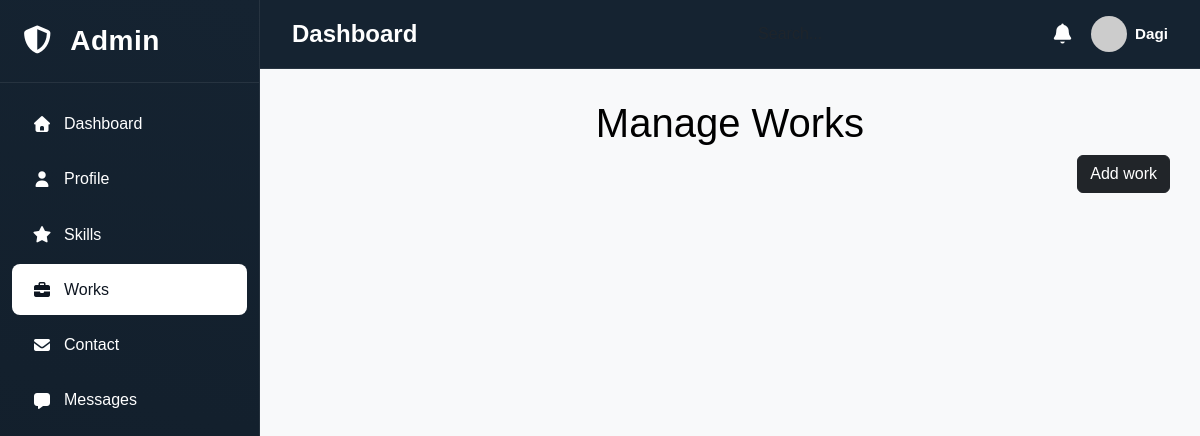
The app's page /manage/manageWorks/, older data.
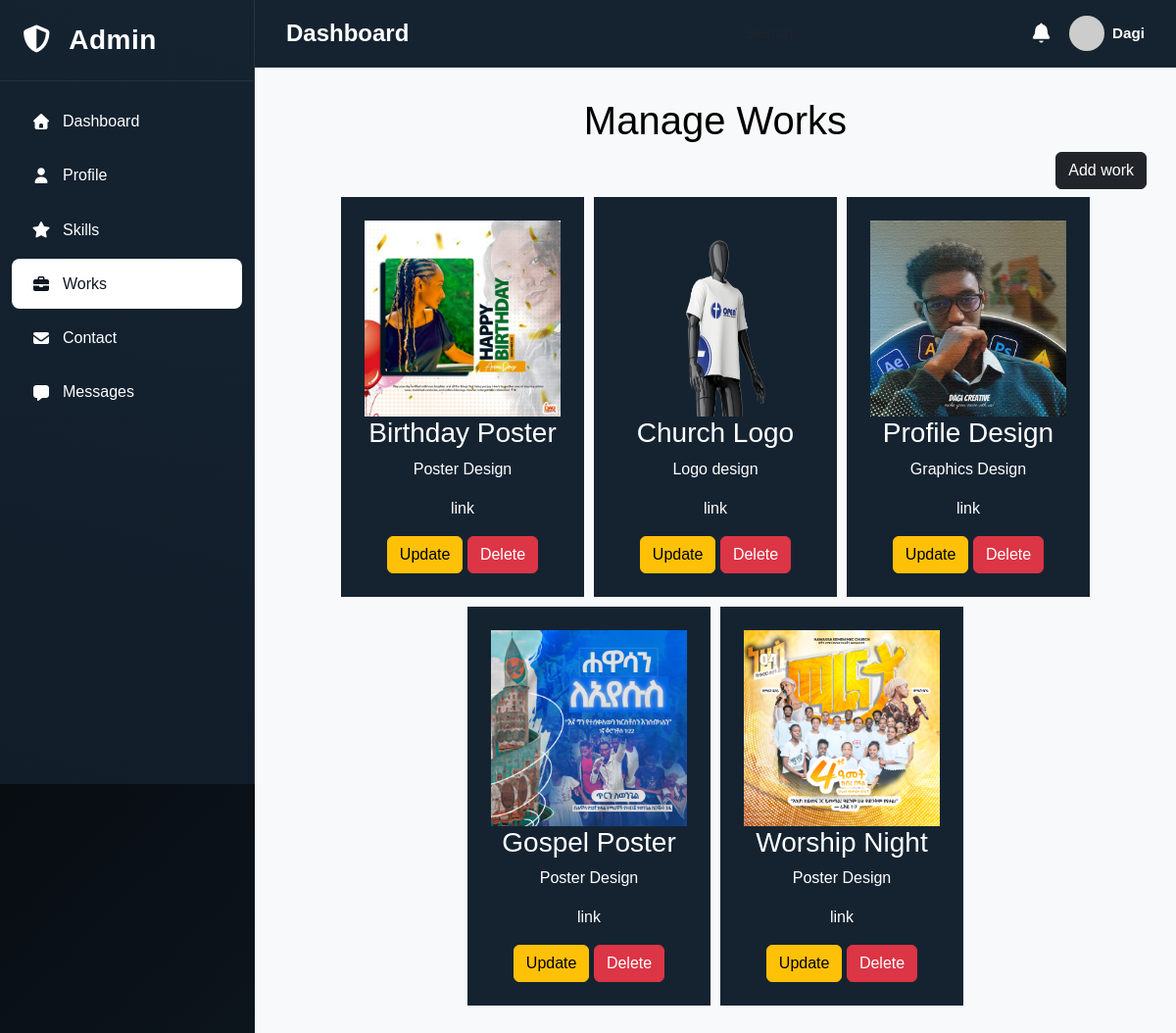
The same page, newer data.
### portfoilo_App/models.py (models this page shows, shortened)
class Works(models.Model):
    works_id = models.AutoField(primary_key=True)
    design_name = models.CharField()
    type_of_work = models.CharField()
    link = models.CharField()
    description = models.CharField()
    design_img = models.ImageField(upload_to='works/', null=True, blank=True)
    likes = models.IntegerField(default=0)

### portfoilo_App/views.py (the view)
# urls.py: path('manage/manageWorks/', views.manageWorks, name = 'manageWorks'),
def manageWorks(request):
    work = Works.objects.all()
    return render(request, 'manage/manageWorks.html', {'work' : work})

### portfoilo_App/templates/manage/manageWorks.html (shortened to what this page needs)
{% load static %}
<!doctype html>
<html lang="en">
  <head>
    <link
      rel="stylesheet"
      href="{% static 'bootstrap5.3.8/css/bootstrap.css' %}"
    />
    <link rel="stylesheet" href="{% static 'styles/style.css' %}" />
    <link
      rel="stylesheet"
      href="https://cdnjs.cloudflare.com/ajax/libs/font-awesome/7.0.1/css/all.min.css"
    />
  </head>
<body>
    <div class="d-flex">
        <div class="sidebar">
            <h3><i class="fas fa-shield-alt me-2"></i> Admin</h3>
            <nav class="mt-3">
                <a href="{% url 'admin' %}" class="nav-link ">
                    <i class="fas fa-home"></i>
                    <span>Dashboard</span>
                </a>
                <a href="{% url 'profile' %}" class="nav-link">
                    <i class="fas fa-user"></i>
                    <span>Profile</span>
                </a>
                <a href="{% url 'manage_skills' %}" class="nav-link">
                    <i class="fas fa-star"></i>
                    <span>Skills</span>
                </a>
                <a href="{% url 'manageWorks' %}" class="nav-link active">
                    <i class="fas fa-briefcase"></i>
                    <span>Works</span>
                </a>
                <a href="{% url 'manageContact' %}" class="nav-link">
                    <i class="fas fa-envelope"></i>
                    <span>Contact</span>
                </a>
                <a href="{% url 'message' %}" class="nav-link">
                    <i class="fas fa-message"></i>
                    <span>Messages</span>
                </a>
            </nav>
        </div>
        <div class="main-content flex-grow-1">
            <div class="topbar">
                <div class="d-flex align-items-center gap-3">
                    <h4 class="mb-0 fw-semibold">Dashboard</h4>
                </div>
                <div class="d-flex align-items-center gap-4">
                    <div class="input-group" style="width: 280px;">
                        <input type="text" class="form-control bg-transparent border-0 text-light"
                               placeholder="Search..." style="background: rgba(255,255,255,0.08);">
                    </div>
                    <div class="d-flex align-items-center gap-3">
                        <i class="fas fa-bell fs-5" style="cursor: pointer;"></i>
                        <div class="d-flex align-items-center gap-2">
                            <img src="https://via.placeholder.com/36" alt="User"
                                 class="rounded-circle" style="width: 36px; height: 36px; object-fit: cover;">
                            <div>
                                <strong style="font-size: 0.95rem;">Dagi</strong>
                            </div>
                        </div>
                    </div>
                </div>
            </div>
            <div class="content-area text-black">
                <h1 class="text-center">Manage Works</h1>
                <div class="action text-end">
                <a  class="btn btn-dark mb-2" href="{% url 'addWork' %}">Add work</a>
                </div>
                <div class="works" style="display: flex; justify-content: center; flex-wrap: wrap; gap: 10px;">
                    {% for item in work %}
                    <div class="work p-4 text-white text-center" style="background-color: #152331;">
                        {% if item.design_img %}
                        <img src="{{item.design_img.url }}" alt="{{item.design_img}}" width="200px" height="200px">
                        {% endif %}
                        <h3>{{item.design_name}}</h3>
                        <p>{{item.type_of_work}}</p>
                        <p>{{item.link}}</p>
                        <a  class="btn btn-warning" href="{%url 'updateWork' item.works_id %}">Update</a>
                        <a class="btn btn-danger"  href="{% url 'deleteWork' item.works_id %}">Delete</a>
                    </div>
                    {% endfor %}
                </div>
            </div>
        </div>
    </div>
</body>
</html>
</html>

### portfoilo_App/static/styles/style.css (style rules this page uses)
* { box-sizing: border-box; margin: 0; padding: 0; }
body { background: linear-gradient(135deg, #000000 0%, #152331 100%); color: white; font-family: sans-serif; overflow-x: clip; scroll-behavior: smooth; }
.sidebar { background: linear-gradient(15deg, #111d29 0%, #152331 100%); backdrop-filter: blur(12px); border-right: 1px solid rgba(255, 255, 255, 0.08); height: 100vh; position: fixed; width: 260px; transition: all 0.3s ease; z-index: 1000; }
.sidebar h3 { color: white; padding: 1.5rem 1.25rem; font-weight: 600; letter-spacing: 0.5px; border-bottom: 1px solid rgba(255, 255, 255, 0.08); }
.nav-link { color: #ffffff; padding: 0.85rem 1.25rem; display: flex; align-items: center; gap: 12px; transition: all 0.3s ease; border-radius: 8px; margin: 4px 12px; }
.active { background-color: white; color: #0e1621; }
.nav-link i { width: 20px; text-align: center; }
.main-content { margin-left: 260px; min-height: 100vh; background: white; }
.topbar { background: #152331; backdrop-filter: blur(12px); border-bottom: 1px solid rgba(255, 255, 255, 0.08); padding: 1rem 2rem; display: flex; align-items: center; justify-content: space-between; }
.content-area { padding: 30px; background-color: #f8f9fa; min-height: 100vh; }

Row changes from the older to the newer data that the page shows:
added Works: design_img (picture), design_name "Birthday Poster", type_of_work "Poster Design", link "link"
added Works: design_img (picture), design_name "Church Logo", type_of_work "Logo design", link "link"
added Works: design_img (placeholder picture), design_name "Profile Design", type_of_work "Graphics Design", link "link"
added Works: design_img (picture), design_name "Gospel Poster", type_of_work "Poster Design", link "link"
added Works: design_img (picture), design_name "Worship Night", type_of_work "Poster Design", link "link"
